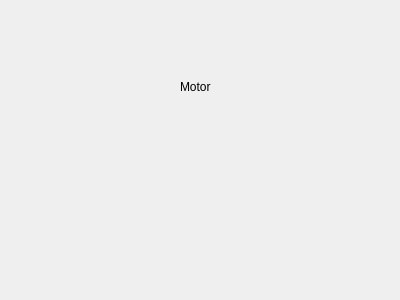
<?xml version="1.0" encoding="UTF-8"?>
<ui version="4.0">
 <class>MotorUi</class>
 <widget class="QWidget" name="MotorUi">
  <property name="geometry">
   <rect>
    <x>0</x>
    <y>0</y>
    <width>400</width>
    <height>300</height>
   </rect>
  </property>
  <property name="windowTitle">
   <string>Form</string>
  </property>
  <widget class="QLabel" name="title">
   <property name="geometry">
    <rect>
     <x>180</x>
     <y>80</y>
     <width>59</width>
     <height>14</height>
    </rect>
   </property>
   <property name="text">
    <string>Motor</string>
   </property>
  </widget>
 </widget>
 <resources/>
 <connections/>
</ui>
